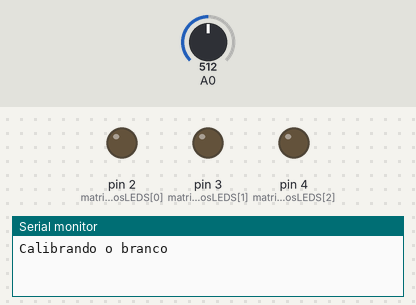
Bench run of a sketch on a simulated Arduino Uno, built with avr-gcc and run on an emulated ATmega328P. Parts: output pins drawn as LEDs (lit = HIGH), the last lines printed to the serial monitor. Inputs (shaded band) come from the test bench; at power-on: A0 = 512.

Above: at 0.1 s.
At 39.65 s:
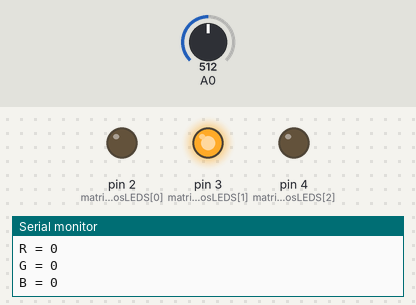
Timing chart, 0 to 40.0 s (numbered marks = the images above):
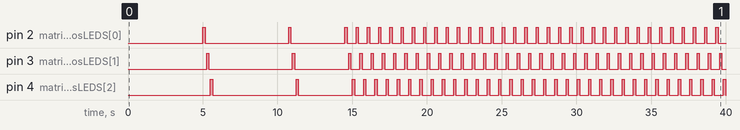

The sketch:

Questao3.ino
```cpp
int matrizPinodosLEDS[] = {2, 3, 4};
boolean balanco = false;
float matrizCores[] = {0, 0, 0};
float matrizBranco[] = {0, 0, 0};
float matrizPreto[] = {0, 0, 0};
int mediaLeituras;

void setup()
{

  pinMode(2, OUTPUT);
  pinMode(3, OUTPUT);
  pinMode(4, OUTPUT);

  Serial.begin(9600);

}

void loop()
{
  checaBalanco();
  checaCores();
  mostraCores();
}

void checaBalanco() {
  if (balanco == false) {
    confBalanco();
  }

}

void confBalanco() {

  Serial.println("Calibrando o branco");
  delay(5000);
  for (int i = 0; i <= 2; i++) {
    digitalWrite(matrizPinodosLEDS[i], HIGH);
    delay(100);
    mediaSensor(5);
    matrizBranco[i] = mediaLeituras;
    digitalWrite(matrizPinodosLEDS[i], LOW);
    delay(100);
  }

  Serial.println("Calibrando o preto");
  delay(5000);
  for (int i = 0; i <= 2; i++) {
    digitalWrite(matrizPinodosLEDS[i], HIGH);
    delay(100);
    mediaSensor(5);
    matrizPreto[i] = mediaLeituras;
    digitalWrite(matrizPinodosLEDS[i], LOW);
    delay(100);
  }

  Serial.println("Sensor Calibrado");
  balanco = true;
  delay(3000);
}

void checaCores() {
  for (int i = 0; i <= 2; i++) {
    digitalWrite(matrizPinodosLEDS[i], HIGH);
    delay(100);
    mediaSensor(5);
    matrizCores[i] = mediaLeituras;
    float cinzaDif = matrizBranco[i] - matrizPreto[i];
    matrizCores[i] = (matrizCores[i] - matrizPreto[i]) / (cinzaDif) * 255;
    digitalWrite(matrizPinodosLEDS[i], LOW);
    delay(100);
  }

}


void mediaSensor(int vezes) {
  int leituras;
  int somatorio = 0;
  for (int i = 0; i < vezes; i++) {
    leituras = analogRead(0);
    somatorio = leituras + somatorio;
    delay(10);
  }
  mediaLeituras = (somatorio) / vezes;
}

void mostraCores() {
  Serial.print("R = ");
  Serial.println(int(matrizCores[0]));
  Serial.print("G = ");
  Serial.println(int(matrizCores[1]));
  Serial.print("B = ");
  Serial.println(int(matrizCores[2]));

}
```

Measured:
- by itself, pin 2 (matrizPinodosLEDS[0]), pin 3 (matrizPinodosLEDS[1]), pin 4 (matrizPinodosLEDS[2]): goes HIGH 0.15 s, LOW 5.6 s, HIGH 0.15 s, LOW 3.6 s, 33 × (HIGH 0.15 s, LOW 0.60 s), HIGH 0.15 s, then LOW
